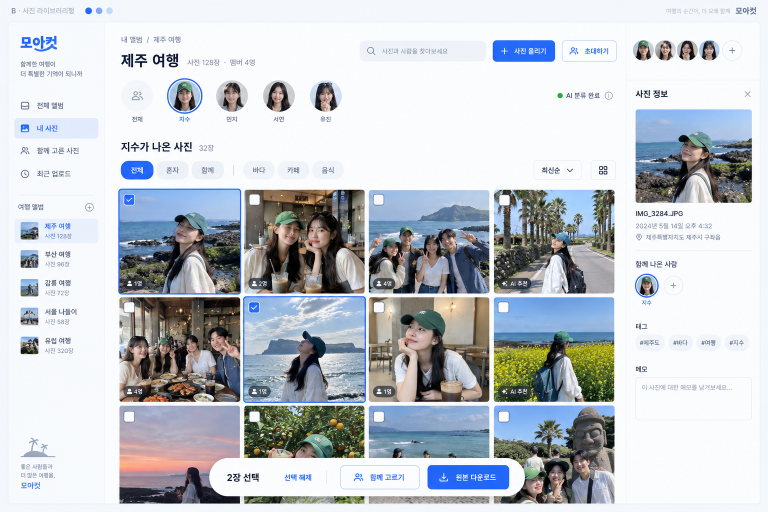
#> input picture KakaoTalk_Photo_2026-09-16-21-31-21 003.png, 1536 x 1024 px (shown at 1/2 size)
$ python prepare_demo_assets.py
#> lines starting #> are read from the running program, lines starting #| are printed output that depends on the picture
"""Extract local demo regions from user-supplied design references, preserving source files.
These illustrative composites are fixture samples, never AI accuracy evidence.
"""
from pathlib import Path
import hashlib,json
from PIL import Image
root=Path(__file__).resolve().parents[1]
assets=root/'frontend/public/demo'; assets.mkdir(parents=True,exist_ok=True)
fixtures=root/'backend/fixtures'; fixtures.mkdir(parents=True,exist_ok=True)
a=Image.open(root/'KakaoTalk_Photo_2026-09-16-21-31-21 003.png').convert('RGB')
#> a is the input picture: PIL image 1536x1024 RGB; mean R, G, B 194.6, 199.4, 205.4
b=Image.open(root/'KakaoTalk_Photo_2026-09-16-21-31-20 001.png').convert('RGB')
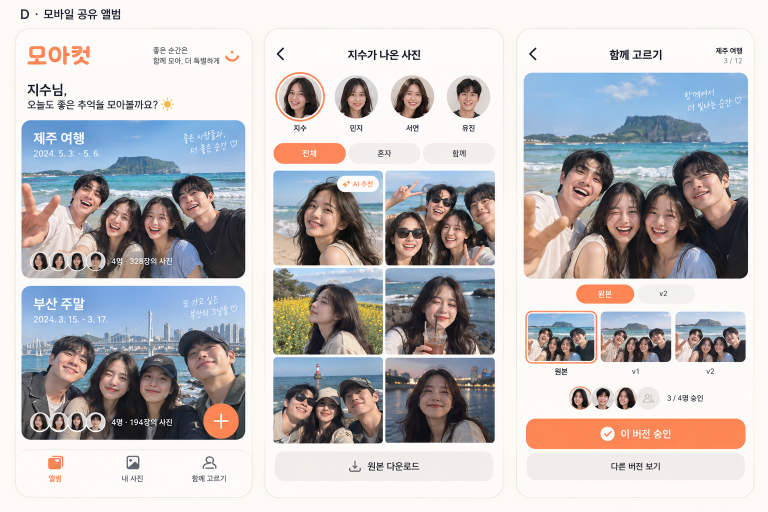
#> input picture KakaoTalk_Photo_2026-09-16-21-31-20 001.png, 1536 x 1024 px (shown at 1/2 size)
#> b is the input picture: PIL image 1536x1024 RGB; mean R, G, B 191.1, 188.1, 189.4
photos=[(a,(1272,220,1502,406),['지수'],['바다']),
(a,(491,411,728,553),['지수','민지'],['카페']),
(b,(1049,146,1494,556),['지수','민지','서연','유진'],['바다']),
(a,(991,412,1226,554),['지수'],['여행']),
(a,(242,628,478,771),['지수','민지','서연','유진'],['음식','카페']),
(a,(491,628,728,786),['지수'],['바다']),
(a,(740,628,977,786),['지수'],['카페']),
(a,(991,628,1226,774),['지수'],['꽃','바다']),
(b,(773,716,987,884),['민지'],['야경']),
(b,(548,541,764,707),['지수'],['꽃','바다']),
(b,(550,754,764,884),['서연','유진'],['바다']),
(b,(774,539,987,707),['민지'],['카페'])]
manifest={'schema_version':1,'fixtures':{}}
for n,(im,box,names,tags) in enumerate(photos,1):
    path=assets/f'photo-{n:02}.jpg'; im.crop(box).save(path,quality=96)
    faces=[{'box':{'left':round(.06+i*.22,2),'top':.3,'width':.18,'height':.3},'person_name':name,'similarity':99.0} for i,name in enumerate(names)]
    manifest['fixtures'][hashlib.sha256(path.read_bytes()).hexdigest()]={'faces':faces,'tags':tags}
#> this loop made 12 passes
#> (box, names, tags) on passes 1 to 11: ((1272, 220, 1502, 406), ['지수'], ['바다']), ((491, 411, 728, 553), ['지수', '민지'], ['카페']), ((1049, 146, 1494, 556), ['지수', '민지', '서연', '유진'], ['바다']), ((991, 412, 1226, 554), ['지수'], ['여행']), ((242, 628, 478, 771), ['지수', '민지', '서연', '유진'], ['음식', '카페']), ((491, 628, 728, 786), ['지수'], ['바다']), ((740, 628, 977, 786), ['지수'], ['카페']), ((991, 628, 1226, 774), ['지수'], ['꽃', '바다']), ((773, 716, 987, 884), ['민지'], ['야경']), ((548, 541, 764, 707), ['지수'], ['꽃', '바다']), ((550, 754, 764, 884), ['서연', '유진'], ['바다'])
#> pass 1, `path = assets / f'photo-{n:02}.jpg'`:
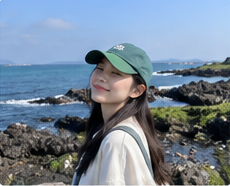
#> saved as photo-01.jpg: PIL image 230x186 RGB; mean R, G, B 117.5, 133, 149.7
#> pass 2, `path = assets / f'photo-{n:02}.jpg'`:
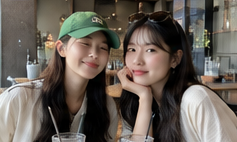
#> saved as photo-02.jpg: PIL image 237x142 RGB; mean R, G, B 103.8, 95.5, 87.2
#> after the loop, manifest = 2 items
for i,(name,slug) in enumerate([('지수','jisu'),('민지','minji'),('서연','seoyeon'),('유진','yujin')]):
    boxes=[(556,151,642,238),(672,154,756,238),(783,154,867,238),(896,153,980,238)]
    path=assets/f'avatar-{slug}.jpg'; b.crop(boxes[i]).save(path,quality=96)
    manifest['fixtures'][hashlib.sha256(path.read_bytes()).hexdigest()]={'faces':[{'box':{'left':.1,'top':.1,'width':.8,'height':.8},'person_name':name,'similarity':99.0}],'tags':[],'reference_name':name}
#> this loop made 4 passes
#> pass 1, `path = assets / f'avatar-{slug}.jpg'`:
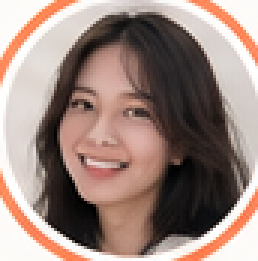
#> saved as avatar-jisu.jpg: PIL image 86x87 RGB (shown 3 times larger); mean R, G, B 155.7, 133.6, 125.7
#> pass 2, `path = assets / f'avatar-{slug}.jpg'`:
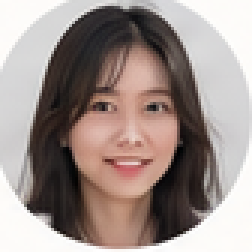
#> saved as avatar-minji.jpg: PIL image 84x84 RGB (shown 3 times larger); mean R, G, B 157.8, 144.1, 139.5
# Deterministic no-face and unknown-face samples for exact-hash integration verification.
landscape=assets/'sample-no-face.jpg'; a.crop((244,813,480,909)).save(landscape,quality=96)
#> after `landscape = assets / 'sample-no-face.jpg'`:
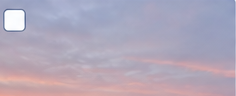
#> saved as sample-no-face.jpg: PIL image 236x96 RGB; mean R, G, B 177.5, 168.1, 186
manifest['fixtures'][hashlib.sha256(landscape.read_bytes()).hexdigest()]={'faces':[],'tags':['노을']}
unknown=assets/'sample-unknown-face.jpg'; b.crop((550,381,764,532)).save(unknown,quality=96)
#> after `unknown = assets / 'sample-unknown-face.jpg'`:
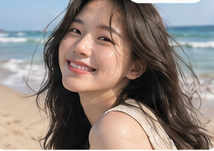
#> saved as sample-unknown-face.jpg: PIL image 214x151 RGB; mean R, G, B 142.9, 131.3, 125.5
manifest['fixtures'][hashlib.sha256(unknown.read_bytes()).hexdigest()]={'faces':[{'box':{'left':.3,'top':.2,'width':.35,'height':.6},'person_name':None,'similarity':0}],'tags':['바다']}
(fixtures/'manifest.json').write_text(json.dumps(manifest,ensure_ascii=False,indent=2))
print(f'Wrote {len(manifest["fixtures"])} exact-hash sample fixtures')
#| Wrote 18 exact-hash sample fixtures
